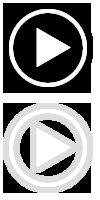
#> input picture mediaelement/src/css/bigplay.fw.png, 100 x 200 px
$ python motion_picker_onto_background.py -i ../mediaelement/src/css/bigplay.fw.png
#> lines starting #> are read from the running program, lines starting #| are printed output that depends on the picture
### bin/trafficvision.py

import numpy as np
import cv2
import pickle
import time
import calendar
import sys
import json
import os
import logging
import os.path
import pprint

log = None

pp = pprint.PrettyPrinter(indent=2)

def jdefault(o):
    return o.__dict__

class WatchPoint:
    y = 0
    x = 0
    isRed = 0
    redStart = 0

    def __str__(self):
        return "WatchPoint(x:%d,y:%d,red:%s)" % (self.x,self.y,self.isRed)

    # [59 lines left out: functions paint, processframe, not called in this run]

class VideoJob:

    # location of red lights that are watched
    watchPoints = []

    # list of fully resolve input files
    inFiles = []

    # output files will bhe "output_[framenum]"
    outputPrefix = "output_"

    # none NONE for "do motion mask"
    motionMask = None
    motionKernel = None
    motionBacksub = None

    # Current video reader and index into inFiles that it is reading from
    capIndex = None
    cap = None
    frameNum = -1 # global across all infiles
    frameSkip = 3 # frames to skip between reads before returning a frame for processing
    outFPS = 10 # FPS of output file (best result is "INPUT_FPS/frameSkip" (ie: 30/3 = 10)
    localFrameNum = -1 # relative to current infile

    # seconds of runtime of previous clips, so 'time' in top-left grows across everything
    clipTotalTimeOffset = 0
    last_CAP_PROP_POS_MSEC = 0

    clipEndOffset = 10
    inputFPS = 30

    # as lights go to/from red, a snapshot of the current WatchPoints and frame data is added to this list.
    stateChanges = []

    # current video being written
    vw_out = None
    clipFilename = None
    clipFirstFrame = None
    # details of current output clip
    clips = []

    frame = None
    frame2 = None

    # [29 lines left out: functions closeVideoWriter, openVideoWriter, writeFrame, not called in this run]

    def readFrame (self):

        if self.cap == None:
            self.capIndex = 0
            log.info('Initializing video reader: %s' % self.inFiles[self.capIndex].name)
            self.cap = cv2.VideoCapture(self.inFiles[self.capIndex].name)

        ret, frame = self.cap.read()
        if ret == True:
            self.frameNum += 1
            self.localFrameNum += 1
            self.last_CAP_PROP_POS_MSEC = self.cap.get(cv2.CAP_PROP_POS_MSEC)
            return (True,frame)

        log.info('No more frames left; capIndex: %d; moving to next file' % self.capIndex)
        self.clipTotalTimeOffset += self.last_CAP_PROP_POS_MSEC/1000
        log.info('clipTotalTimeOffset: %d' % self.clipTotalTimeOffset)
        self.cap.release()

        # capIndex is changed, so call self again and next frame should pop out
        self.capIndex += 1
        if (self.capIndex >= len(self.inFiles)):
            log.info('No more inFiles to read from')
            return (False,None)

        log.info('Initializing video reader: %s' % self.inFiles[self.capIndex].name)
        self.cap = cv2.VideoCapture(self.inFiles[self.capIndex].name)
        self.localFrameNum = -1
        return self.readFrame()

    def saveStateChange(self):

        data = {}
        data['frame'] = self.frameNum;
        wp = []
        for i, w in enumerate(self.watchPoints):
            wp.append({ "index" : i, "x" : w.x, "y" : w.y, "isRed" : w.isRed })
        data['watchPoints'] = wp
        self.stateChanges.append(data)

    # [92 lines left out: functions backgroundFrameFinder, motion_based_background_image_finder, motion_picker_onto_background_mouse_click, not called in this run]

    def motion_picker_onto_background(self,backgroundFile):

        cv2.namedWindow('frame');
        cv2.moveWindow('frame',0,0)
        cv2.setMouseCallback('frame', self.motion_picker_onto_background_mouse_click)
        cv2.namedWindow('frame2');
        cv2.moveWindow('frame2',500,20)

        log.info('Starting job')

        self.motionKernel = cv2.getStructuringElement(cv2.MORPH_ELLIPSE,(2,2))
        self.motionBacksub = cv2.createBackgroundSubtractorMOG2()

        while True:

            ret, frame = self.readFrame()
            if ret == False:
                log.info('done reading input files')
                break;

            if self.frameSkip > 0 and self.frameNum % self.frameSkip != 0:
                # we aren't using every input frame, so skip skip skip
                log.info('skipping frame')
                continue

            frame = cv2.resize(frame, (0,0), fx=0.5, fy=0.5)

            self.frame = frame
            self.frame2 = cv2.imread(backgroundFile)

            cv2.imshow('frame',self.frame)
            cv2.imshow('frame2',self.frame2)
            cv2.waitKey(0)

            outfile = '%s_%.09d.png' % (self.outputPrefix,self.frameNum)
            cv2.imwrite(outfile,self.frame2)

            # [10 lines of commented-out code are left out]
        log.info('closing last video writer')
        self.closeVideoWriter()

    # [197 lines left out: functions clipper, runJob, showFrame, unittest, not called in this run]


def logger ():
    global log
    if log != None:
        return log
    lgr = logging.getLogger(__name__)
    lgr.setLevel(logging.DEBUG)

    frmt = logging.Formatter("%(asctime)s %(levelname)s %(name)s.%(funcName)s %(message)s")

    # [4 lines of commented-out code are left out]

    sh = logging.StreamHandler()
    sh.setLevel(logging.DEBUG)
    sh.setFormatter(frmt)
    lgr.addHandler(sh)

    log = lgr;
    return log

# [39 lines left out: functions paint, processframe, not called in this run]

log = logger()

### bin/motion_picker_onto_background.py
import numpy as np
import cv2
import pickle
import time
import calendar
import sys
import trafficvision as tv
import logging
import json
import argparse
import pprint

pp = pprint.PrettyPrinter(indent=2)
log = tv.logger()

parser = argparse.ArgumentParser(description='Process video file of intersections')
parser.add_argument('-b','--background',help='static background for output baseline')
parser.add_argument('--outfps',metavar='10',type=int,default=10,help='FPS of output file')
parser.add_argument('--inskip',metavar='3',type=int,default=3,help='Frames to skip while reading input file') # TODO: just calculate based on INPUT_FRAMERATE/OUTFPS
parser.add_argument('-o',metavar='output/path/prefix',help='basename of output file(s)')
parser.add_argument('-i',metavar='filename',type=file,action='append',help='Input movie file(s) with OS globbing',nargs=argparse.REMAINDER)
args = parser.parse_args()

inFiles = []
for x in args.i:
    if isinstance(x,list):
        for xx in x:
            inFiles.append(xx)
            log.info("inputfile: %s" % xx)
    else:
        inFiles.append(x)
        log.info("inputfile: %s" % x)

videoJob = tv.VideoJob()
videoJob.inFiles = inFiles
videoJob.outFPS = args.outfps
videoJob.frameSkip = args.inskip
videoJob.outputPrefix = args.o
videoJob.saveStateChange()
videoJob.motion_picker_onto_background(args.background)
#> in readFrame, frame is the input picture: shape (200, 100, 3); min 0, max 255, mean 139.9
#> in motion_picker_onto_background, `ret, frame = self.readFrame()`: ret = True
#> in motion_picker_onto_background, `frame = cv2.resize(frame, (0,0), fx=0.5, fy=0.5)`:
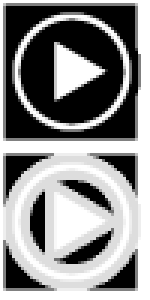
#> frame: shape (100, 50, 3) (shown 3 times larger); min 0, max 255, mean 140
